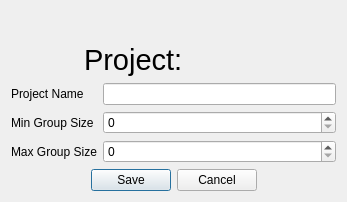
<?xml version="1.0" encoding="UTF-8"?>
<ui version="4.0">
 <class>ProjectForm</class>
 <widget class="QDialog" name="ProjectForm">
  <property name="geometry">
   <rect>
    <x>0</x>
    <y>0</y>
    <width>347</width>
    <height>202</height>
   </rect>
  </property>
  <property name="windowTitle">
   <string>Dialog</string>
  </property>
  <layout class="QVBoxLayout" name="verticalLayout">
   <item>
    <spacer name="verticalSpacer_2">
     <property name="orientation">
      <enum>Qt::Vertical</enum>
     </property>
     <property name="sizeHint" stdset="0">
      <size>
       <width>20</width>
       <height>40</height>
      </size>
     </property>
    </spacer>
   </item>
   <item>
    <layout class="QHBoxLayout" name="horizontalLayout">
     <item>
      <spacer name="horizontalSpacer_16">
       <property name="orientation">
        <enum>Qt::Horizontal</enum>
       </property>
       <property name="sizeHint" stdset="0">
        <size>
         <width>40</width>
         <height>20</height>
        </size>
       </property>
      </spacer>
     </item>
     <item>
      <widget class="QLabel" name="projectLabel">
       <property name="sizePolicy">
        <sizepolicy hsizetype="MinimumExpanding" vsizetype="Minimum">
         <horstretch>0</horstretch>
         <verstretch>0</verstretch>
        </sizepolicy>
       </property>
       <property name="font">
        <font>
         <pointsize>22</pointsize>
        </font>
       </property>
       <property name="text">
        <string>Project:</string>
       </property>
      </widget>
     </item>
     <item>
      <widget class="QLabel" name="nameLabel">
       <property name="sizePolicy">
        <sizepolicy hsizetype="MinimumExpanding" vsizetype="Minimum">
         <horstretch>0</horstretch>
         <verstretch>0</verstretch>
        </sizepolicy>
       </property>
       <property name="font">
        <font>
         <pointsize>22</pointsize>
        </font>
       </property>
       <property name="styleSheet">
        <string notr="true">QLabel#nameLabel { color: rgb(120, 120, 120) }</string>
       </property>
       <property name="text">
        <string>&lt;project name&gt;</string>
       </property>
      </widget>
     </item>
     <item>
      <spacer name="horizontalSpacer">
       <property name="orientation">
        <enum>Qt::Horizontal</enum>
       </property>
       <property name="sizeHint" stdset="0">
        <size>
         <width>40</width>
         <height>20</height>
        </size>
       </property>
      </spacer>
     </item>
    </layout>
   </item>
   <item>
    <layout class="QGridLayout" name="gridLayout">
     <item row="0" column="0">
      <widget class="QLabel" name="projectNameLabel">
       <property name="sizePolicy">
        <sizepolicy hsizetype="MinimumExpanding" vsizetype="Minimum">
         <horstretch>0</horstretch>
         <verstretch>0</verstretch>
        </sizepolicy>
       </property>
       <property name="text">
        <string>Project Name</string>
       </property>
      </widget>
     </item>
     <item row="0" column="1">
      <widget class="QLineEdit" name="projectNameEdit">
       <property name="sizePolicy">
        <sizepolicy hsizetype="MinimumExpanding" vsizetype="Fixed">
         <horstretch>1</horstretch>
         <verstretch>0</verstretch>
        </sizepolicy>
       </property>
      </widget>
     </item>
     <item row="1" column="0">
      <widget class="QLabel" name="minGrpLabel">
       <property name="sizePolicy">
        <sizepolicy hsizetype="MinimumExpanding" vsizetype="Minimum">
         <horstretch>0</horstretch>
         <verstretch>0</verstretch>
        </sizepolicy>
       </property>
       <property name="text">
        <string>Min Group Size</string>
       </property>
      </widget>
     </item>
     <item row="1" column="1">
      <widget class="QSpinBox" name="minGroupSpinBox"/>
     </item>
     <item row="2" column="0">
      <widget class="QLabel" name="maxGrpLabel">
       <property name="sizePolicy">
        <sizepolicy hsizetype="MinimumExpanding" vsizetype="Minimum">
         <horstretch>0</horstretch>
         <verstretch>0</verstretch>
        </sizepolicy>
       </property>
       <property name="text">
        <string>Max Group Size</string>
       </property>
      </widget>
     </item>
     <item row="2" column="1">
      <widget class="QSpinBox" name="maxGroupSpinBox"/>
     </item>
    </layout>
   </item>
   <item>
    <layout class="QHBoxLayout" name="horizontalLayout_5">
     <item>
      <spacer name="horizontalSpacer_6">
       <property name="orientation">
        <enum>Qt::Horizontal</enum>
       </property>
       <property name="sizeHint" stdset="0">
        <size>
         <width>40</width>
         <height>20</height>
        </size>
       </property>
      </spacer>
     </item>
     <item>
      <widget class="QPushButton" name="saveButton">
       <property name="text">
        <string>Save</string>
       </property>
      </widget>
     </item>
     <item>
      <widget class="QPushButton" name="cancelButton">
       <property name="sizePolicy">
        <sizepolicy hsizetype="Minimum" vsizetype="Fixed">
         <horstretch>0</horstretch>
         <verstretch>0</verstretch>
        </sizepolicy>
       </property>
       <property name="text">
        <string>Cancel</string>
       </property>
      </widget>
     </item>
     <item>
      <spacer name="horizontalSpacer_7">
       <property name="orientation">
        <enum>Qt::Horizontal</enum>
       </property>
       <property name="sizeHint" stdset="0">
        <size>
         <width>40</width>
         <height>20</height>
        </size>
       </property>
      </spacer>
     </item>
    </layout>
   </item>
   <item>
    <spacer name="verticalSpacer">
     <property name="orientation">
      <enum>Qt::Vertical</enum>
     </property>
     <property name="sizeHint" stdset="0">
      <size>
       <width>20</width>
       <height>1</height>
      </size>
     </property>
    </spacer>
   </item>
  </layout>
 </widget>
 <resources/>
 <connections/>
</ui>
